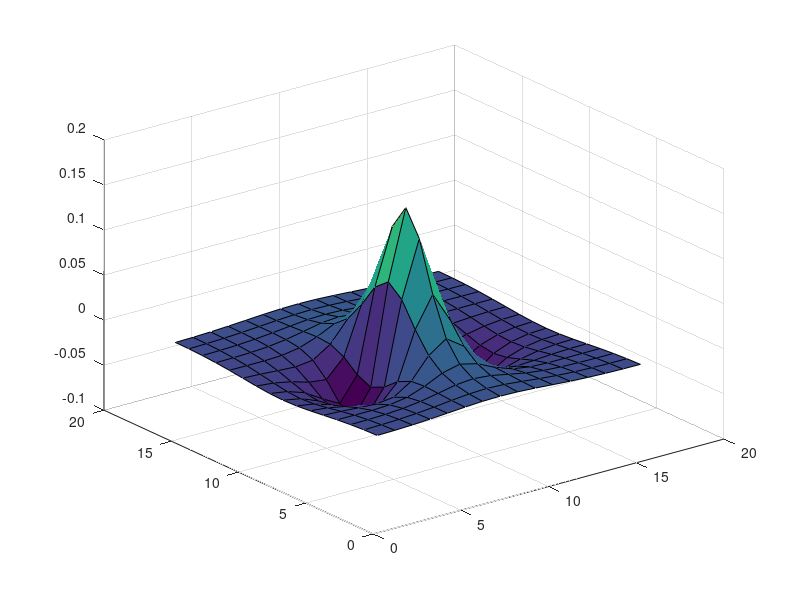

Source code (MATLAB):
clear all;
clc;
close all;

nu = 1.0; % viscosity

NX = 16; NY = 16; NZ = 16;
dx = 2*pi/NX; dy = 2*pi/NY; dz = 2*pi/NZ;

[x,y,z] = meshgrid(dx*[1:NX],dy*[1:NY],dz*[1:NZ]);

% components of velocity
% u = U_x, v = U_y, w = U_z

u = exp(-((x-pi).^2+(y-pi).^2+(z-pi).^2));
v = zeros(NX,NY,NZ);
w = zeros(NX,NY,NZ);

% analytical derivatives

ux = -2.0*(x-pi).*u; uy = -2.0*(y-pi).*u; uz = -2.0*(z-pi).*u;
vx = 0.0; vy = 0.0; vz = 0.0;
wx = 0.0; wy = 0.0; wz = 0.0;

uxx = -2.0*u.*(1-2.0*(x-pi).^2);
uyy = -2.0*u.*(1-2.0*(y-pi).^2);
uzz = -2.0*u.*(1-2.0*(z-pi).^2);

vxx = 0.0;
vyy = 0.0;
vzz = 0.0;

wxx = 0.0;
wyy = 0.0;
wzz = 0.0;

% analytical advection term derivatives

advx = u.*ux + v.*uy + w.*uz;
advy = u.*vx + v.*vy + w.*vz;
advz = u.*wx + v.*wy + w.*wz;

% analitycal dissipation term

dissx = nu*(uxx + uyy + uzz);
dissy = nu*(vxx + vyy + vzz);
dissz = nu*(wxx + wyy + wzz);

% finite difference Poisson pressure resolving
% p(1,1,1) = 0

p = zeros(NX,NY,NZ);
p1 = zeros(NX,NY,NZ);
pxx = p1; pyy = p1; pzz = p1;
advx_x = p1; advy_y = p1; advz_z = p1;

for ii=2:NX-1
    for jj=2:NX-1
        for kk=2:NY-1
            pxx(ii,jj,kk)=(p(ii+1,jj,kk)-2*p(ii,jj,kk)+p(ii-1,jj,kk))/(dx.^2);
            pyy(ii,jj,kk)=(p(ii,jj+1,kk)-2*p(ii,jj,kk)+p(ii,jj-1,kk))/(dy.^2);
            pzz(ii,jj,kk)=(p(ii,jj,kk+1)-2*p(ii,jj,kk)+p(ii,jj,kk-1))/(dz.^2);
            
            advx_x(ii,jj,kk) = (advx(ii+1,jj,kk)-advx(ii-1,jj,kk))/2.0/dx;
            advy_y(ii,jj,kk) = (advy(ii,jj+1,kk)-advy(ii,jj-1,kk))/2.0/dy;
            advz_z(ii,jj,kk) = (advz(ii,jj,kk+1)-advz(ii,jj,kk-1))/2.0/dz;
        end
    end
end

advx_x(1,:,:) = (advx(2,:,:)-advx(1,:,:)) / dx;
advx_x(end,:,:) = (advx(end,:,:)-advx(end-1,:,:)) / dx;
advx_x(:,1,:) = (advx(:,2,:)-advx(:,1,:)) / dx;
advx_x(:,end,:) = (advx(:,end,:)-advx(:,end-1,:)) / dx;
advx_x(:,:,1) = (advx(:,:,2)-advx(:,:,1)) / dx;
advx_x(:,:,end) = (advx(:,:,end)-advx(:,:,end-1)) / dx;

advy_y(1,:,:) = (advy(2,:,:)-advy(1,:,:)) / dy;
advy_y(end,:,:) = (advy(end,:,:)-advy(end-1,:,:)) / dy;
advy_y(:,1,:) = (advy(:,2,:)-advy(:,1,:)) / dy;
advy_y(:,end,:) = (advy(:,end,:)-advy(:,end-1,:)) / dy;
advy_y(:,:,1) = (advy(:,:,2)-advy(:,:,1)) / dy;
advy_y(:,:,end) = (advy(:,:,end)-advy(:,:,end-1)) / dy;

advz_z(1,:,:) = (advz(2,:,:)-advz(1,:,:)) / dz;
advz_z(end,:,:) = (advz(end,:,:)-advz(end-1,:,:)) / dz;
advy_y(:,:,1) = (advy(:,:,2)-advy(:,:,1)) / dz;
advz_z(:,end,:) = (advz(:,end,:)-advz(:,end-1,:)) / dz;
advz_z(:,:,1) = (advz(:,:,2)-advz(:,:,1)) / dz;
advz_z(:,:,end) = (advz(:,:,end)-advz(:,:,end-1)) / dz;

b = -advx_x-advy_y-advz_z;
dxyz = dy*dy*dz*dz+dx*dx*dz*dz+dx*dx*dy*dy;
dxyz1 = dx*dx*dy*dy*dz*dz;

for ii=2:NX-1
    for jj=2:NY-1
        for kk=2:NZ-1            
            p1(ii,jj,kk) = -b(ii,jj,kk)*dxyz1/(2*dxyz);
        end
    end
end

% px(2:end-1,2:end-1,2:end-1) = (p(3:end,2:end-1,2:end-1) + 2*p(2:end-1,2:end-1,2:end-1) - p(1:end-2,2:end-1,2:end-1))/dx/dx; 
% px(1,2:end-1,2:end-1) = px(2,2:end-1,2:end-1); px(end,2:end-1,2:end-1) = px(end-1,2:end-1,2:end-1);
% 
% py(2:end-1,2:end-1,2:end-1) = (p(2:end-1,3:end,2:end-1) + 2*p(2:end-1,2:end-1,2:end-1) - p(2:end-1,1:end-2,2:end-1))/dy/dy; 
% py(2:end-1,1,2:end-1) = py(2:end-1,2,2:end-1); py(2:end-1,end,2:end-1) = py(2:end-1,end-1,2:end-1);
% 
% pz(2:end-1,2:end-1,2:end-1) = (p(2:end-1,2:end-1,3:end) + 2*p(2:end-1,2:end-1,2:end-1) - p(2:end-1,2:end-1,1:end-2))/dz/dz; 
% pz(2:end-1,2:end-1,1) = pz(2:end-1,2:end-1,2); pz(2:end-1,2:end-1,end) = pz(2:end-1,2:end-1,end-1);
% p1(2:end-1,2:end-1,2:end-1) = 


% SPECTRAL
% wave numbers
kx = [0:NX/2 -NX/2+1:-1];
ky = [0:NY/2 -NY/2+1:-1];
kz = [0:NZ/2 -NZ/2+1:-1];

ikx = zeros(NX,NY,NZ);
iky = zeros(NX,NY,NZ);
ikz = zeros(NX,NY,NZ);

for ii=1:NZ
    ikx(:,:,ii) = 1i*ones(1,NY)'*kx;
    iky(:,:,ii) = 1i*ky'*ones(1,NX);
end
for ii=1:NX
    ikz(ii,:,:) = 1i*ones(1,NY)'*kz;
end

ikx2 = ikx.*ikx;
iky2 = iky.*iky;
ikz2 = ikz.*ikz;

k2 = abs(ikx.^2 + iky.^2 + ikz.^2);

% Fourier transform of velocity components

uf = fftn(u);
vf = fftn(v);
wf = fftn(w);

% Spectral velocity derivatives

us_x = real(ifftn(ikx.*uf));
us_y = real(ifftn(iky.*uf));
us_z = real(ifftn(ikz.*uf));

us_xx = real(ifftn(ikx2.*uf));
us_yy = real(ifftn(iky2.*uf));
us_zz = real(ifftn(ikz2.*uf));

vs_x = real(ifftn(ikx.*vf));
vs_y = real(ifftn(iky.*vf));
vs_z = real(ifftn(ikz.*vf));

vs_xx = real(ifftn(ikx2.*vf));
vs_yy = real(ifftn(iky2.*vf));
vs_zz = real(ifftn(ikz2.*vf));

ws_x = real(ifftn(ikx.*wf));
ws_y = real(ifftn(iky.*wf));
ws_z = real(ifftn(ikz.*wf));

ws_xx = real(ifftn(ikx2.*wf));
ws_yy = real(ifftn(iky2.*wf));
ws_zz = real(ifftn(ikz2.*wf));

% Spectral advection term

advs_x = u.*us_x + v.*us_y + w.*us_z;
advs_y = u.*vs_x + v.*vs_y + w.*vs_z;
advs_z = u.*ws_x + v.*ws_y + w.*ws_z;

% Spectral dissipative term

diss_x = nu*(us_xx + us_yy + us_zz);
diss_y = nu*(vs_xx + vs_yy + vs_zz);
diss_z = nu*(ws_xx + ws_yy + ws_zz);

% Spectral pressure Poisson resolving

p_hat = (-ikx.*fftn(advx)-iky.*fftn(advy)-ikz.*fftn(advz))./k2;
p_hat(1,1,1) = 0.0;
p_s = real(ifftn(p_hat));
% prhs = real(ifftn(-ikx.*fftn(advx)))+real(ifftn(-iky.*fftn(advy)))+real(ifftn(-ikz.*fftn(advz)));



% scatter3(x(:),y(:),z(:),15,advx(:)),colorbar
% slice(x,y,z,advx,pi,pi,pi),colorbar
surf(p_s(:,:,NZ/2))
% subplot(2,2,1); slice(x,y,z,advs_x,pi,pi,pi),colorbar
% subplot(2,2,2); slice(x,y,z,advs_y,pi,pi,pi),colorbar
% subplot(2,2,3); slice(x,y,z,advs_z,pi,pi,pi),colorbar
% subplot(2,2,4); slice(x,y,z,u,pi,pi,pi),colorbar
